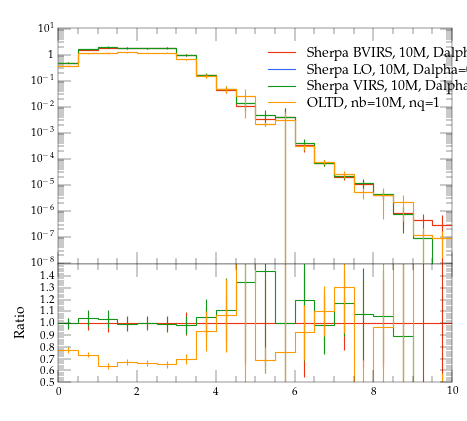

The script that saved this image:
#! /usr/bin/env python

# This Python script was auto-generated using YODA v2.0.0.
# Analysis object: /evtb/cutEg_jbjg_dr
# Timestamp: 15-04-2024 (14:31:35)

import matplotlib as mpl
import matplotlib.pyplot as plt
mpl.use('Agg') # comment out for interactive use
import os
import numpy as np

plotDir = os.path.split(os.path.realpath(__file__))[0]
if 'YODA_USER_PLOT_PATH' in globals():
    plot_outdir = globals()['YODA_USER_PLOT_PATH']
else:
    plot_outdir = plotDir

#plot style
plt.style.use(os.path.join(plotDir, '../default.mplstyle'))
# plot metadata
figW, figH = plt.rcParams['figure.figsize']
ax_xLabel = r''
ax_yLabel = r''
ax_title  = r''
ax_xScale = 'linear'
ax_yScale = 'log'
xLims = (0.0, 10.0)
yLims = (9.000000000000001e-09, 11.0)

# TeX-friendly labels for the legend
labels = [ r"Sherpa BVIRS, 10M, Dalpha=0.01", r"Sherpa LO, 10M, Dalpha=0.01", r"Sherpa VIRS, 10M, Dalpha=0.01", r"OLTD, nb=10M, nq=1" ]

# Create figure and axis objects
fig, (ax, ratio0_ax) = plt.subplots(2, 1, sharex=True,
                  figsize=(figW,figH), gridspec_kw={'height_ratios': (2, 1)})
ratio0_ax.yaxis.set_major_locator(mpl.ticker.MultipleLocator(0.1))
ratio0_ax.set_ylim(0.5, 1.4999)
ratio0_ax.set_ylabel('Ratio')

# LineColor map: curve index -> color
linecolors = {0: '#EE3311', 1: '#3366FF', 2: '#109618', 3: '#FF9900'}
# the numerical data is stored in a separate file
dataf = dict()
prefix = os.path.split(__file__)[0]
if prefix:    prefix = prefix + '/'
exec(open(prefix+'cutEg_jbjg_dr__data.py').read(), dataf)


legend_handles = [] # keep track of handles for the legend

# style options for curves
# starts at zorder>=5 to draw curve on top of legend
styles = {
  'curve0': {
    'color' : linecolors[0],
    'linestyle' : '-',
    'marker' : 'o',
    'zorder' : 5,
    'histstyle' : True,
  },
  'curve1': {
    'color' : linecolors[1],
    'linestyle' : '-',
    'marker' : 'o',
    'zorder' : 6,
    'histstyle' : True,
  },
  'curve2': {
    'color' : linecolors[2],
    'linestyle' : '-',
    'marker' : 'o',
    'zorder' : 7,
    'histstyle' : True,
  },
  'curve3': {
    'color' : linecolors[3],
    'linestyle' : '-',
    'marker' : 'o',
    'zorder' : 8,
    'histstyle' : True,
  },
}
# curve from input yoda files in main panel
for label in dataf['yvals'].keys():
    if all(np.isnan(v) for v in dataf['yvals'][label]):
        continue
    tmp = None
    if styles[label]['histstyle']: # draw as histogram
        tmp, = ax.plot(dataf['xedges'], dataf['yedges'][label],
                       color=styles[label]['color'],
                       linestyle=styles[label]['linestyle'],
                       drawstyle='steps-pre', solid_joinstyle='miter',
                       zorder=styles[label]['zorder'], label=label)
        ax.errorbar(dataf['xpoints'], dataf['yvals'][label], color=styles[label]['color'],
                    xerr=dataf['xerrs'], yerr=[dataf['ydowns'][label], dataf['yups'][label]],
                    linestyle='none', zorder=styles[label]['zorder'])
    else: # draw as scatter
        tmp = ax.errorbar(dataf['xpoints'], dataf['yvals'][label],
                          xerr=dataf['xerrs'],
                          yerr=[ dataf['ydowns'][label],
                          dataf['yups'][label] ],
                          fmt=styles[label]['marker'],
                          ecolor=styles[label]['color'],
                          color=styles[label]['color'], zorder=2)
        tmp[-1][0].set_linestyle(styles[label]['linestyle'])
    legend_handles += [tmp]
    for varLabel in dataf['variation_yvals'].keys():
        if varLabel.startswith(label):
            tmp, = ax.plot(dataf['xedges'], dataf['variation_yvals'][varLabel],
                           color=styles[label]['color'],
                           linestyle=styles[label]['linestyle'],
                           drawstyle='steps-pre', solid_joinstyle='miter',
                           zorder=styles[label]['zorder'], alpha=0.5)


# plots on ratio panel
# curve from input yoda files in ratio panel
for label, yvals in dataf['ratio0_yvals'].items():
    if all(np.isnan(v) for v in yvals):
        continue
    if styles[label]['histstyle']: # plot as histogram
        ratio0_ax.plot(dataf['xedges'], yvals,
                       color=styles[label]['color'],
                       linestyle=styles[label]['linestyle'],
                       drawstyle='steps-pre', zorder=1,
                       solid_joinstyle='miter')
        ratio0_ax.vlines(dataf['xpoints'],
                         dataf['ratio0_ymin'][label],
                         dataf['ratio0_ymax'][label],
                         color=styles[label]['color'], zorder=1)
    else: # plot as scatter
        tmp = ratio0_ax.errorbar(dataf['xpoints'],
                                 yvals, xerr=dataf['xerrs'],
                                 yerr=dataf['ratio0_yerrs'][label],
                                 fmt=styles[label]['marker'],
                                 ecolor=styles[label]['color'],
                                 color=styles[label]['color'])
        tmp[-1][0].set_linestyle(styles[label]['linestyle'])

    for varlabel in dataf['ratio0_variation_vals'].keys():
        if varlabel.startswith(label):
            ratio0_ax.plot(dataf['xedges'],
                            dataf['ratio0_variation_vals'][varlabel],
                            color=styles[label]['color'],
                            linestyle=styles[label]['linestyle'],
                            drawstyle='steps-pre', solid_joinstyle='miter',
                            zorder=1, alpha=0.5)

legend_pos = (0.5, 0.97)
ax.legend(legend_handles, labels, loc='upper left', bbox_to_anchor=legend_pos)

# set plot metadata as defined above
ratio0_ax.set_xlabel(ax_xLabel)
ratio0_ax.xaxis.set_label_coords(1., -.15)
ax.set_ylabel(ax_yLabel, loc='top')
ax.set_title(ax_title, loc='left')
ax.set_xscale(ax_xScale)
ax.set_yscale(ax_yScale)
ax.set_xlim(xLims)
ax.set_ylim(yLims)

# tick formatting
plt.rcParams['xtick.top'] = True
plt.rcParams['ytick.right'] = True
ax.yaxis.set_major_locator(mpl.ticker.LogLocator(base=10.0, numticks=np.inf))
ax.yaxis.set_minor_locator(mpl.ticker.LogLocator(
                           base=10.0, subs=np.arange(0.1, 1, 0.1), numticks=np.inf))
fig.align_ylabels((ax, ratio0_ax))
plt.savefig(os.path.join(plot_outdir, 'cutEg_jbjg_dr.pdf'), format='PDF')
plt.savefig(os.path.join(plot_outdir, 'cutEg_jbjg_dr.png'), format='PNG')

plt.close(fig)
